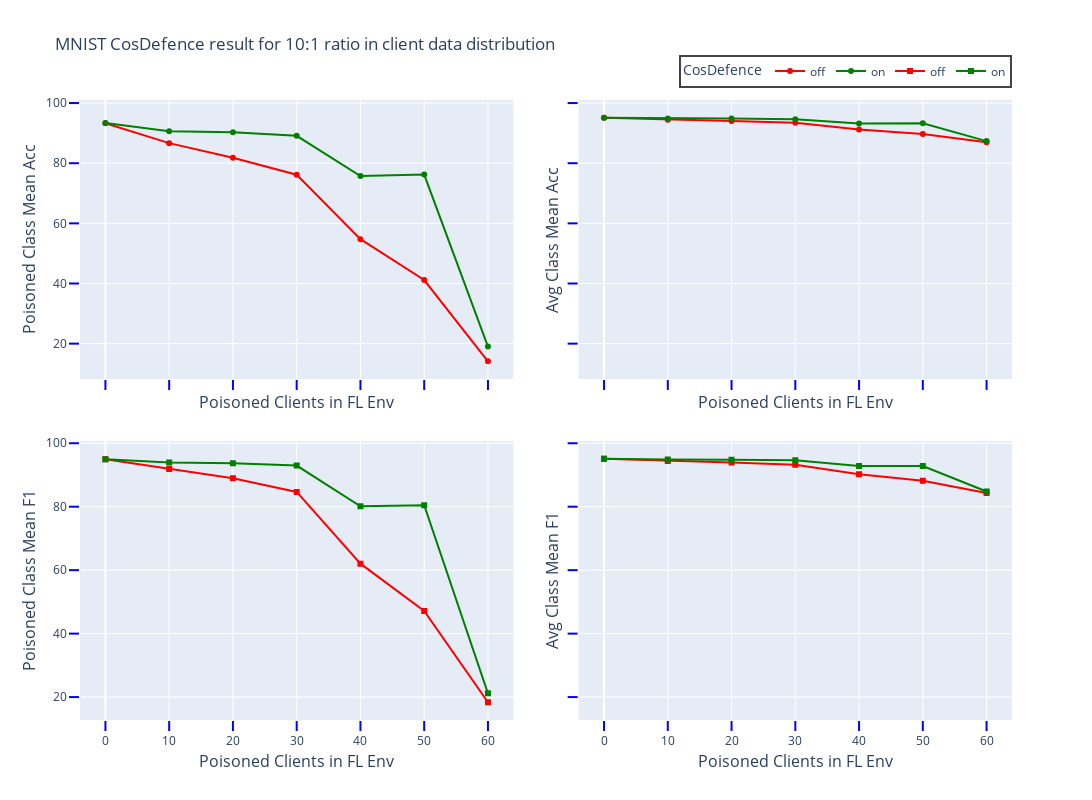

Notebook cell for this chart:
### Markdown cell above
## Ratio 10:1 results

### Code cell
summary_file = 'mnist_r10_results.json'
res_fig_name = summary_file[:-5]
result_data = get_data(json_folder + summary_file)
fig = gen_acc_f1_plot("MNIST CosDefence result for 10:1 ratio in client data distribution", result_data, res_fig_name, save_html=False)
fig.show()

### Figure 1 — Plotly figure (JSON) as saved in the notebook; plotly's stock layout.template omitted (floating-point values rounded to 4 significant figures)
{"data": [{"mode": "lines+markers", "name": "off", "type": "scatter", "x": [0, 10, 20, 30, 40, 50, 60], "xaxis": "x", "y": [93.27, 86.67, 81.84, 76.19, 54.73, 41.16, 14.13], "yaxis": "y"}, {"mode": "lines+markers", "name": "on", "type": "scatter", "x": [0, 10, 20, 30, 40, 50, 60], "xaxis": "x", "y": [93.39, 90.6, 90.32, 89.1, 75.74, 76.21, 19.02], "yaxis": "y"}, {"mode": "lines+markers", "showlegend": false, "type": "scatter", "x": [0, 10, 20, 30, 40, 50, 60], "xaxis": "x2", "y": [95.13, 94.45, 94.0, 93.43, 91.18, 89.74, 86.95], "yaxis": "y2"}, {"mode": "lines+markers", "showlegend": false, "type": "scatter", "x": [0, 10, 20, 30, 40, 50, 60], "xaxis": "x2", "y": [95.1, 94.85, 94.84, 94.63, 93.23, 93.27, 87.35], "yaxis": "y2"}, {"marker": {"symbol": "square"}, "mode": "lines+markers", "name": "off", "type": "scatter", "x": [0, 10, 20, 30, 40, 50, 60], "xaxis": "x3", "y": [94.98, 91.88, 88.97, 84.65, 62.04, 47.14, 18.35], "yaxis": "y3"}, {"marker": {"symbol": "square"}, "mode": "lines+markers", "name": "on", "type": "scatter", "x": [0, 10, 20, 30, 40, 50, 60], "xaxis": "x3", "y": [94.95, 93.95, 93.7, 92.95, 80.13, 80.46, 21.17], "yaxis": "y3"}, {"marker": {"symbol": "square"}, "mode": "lines+markers", "showlegend": false, "type": "scatter", "x": [0, 10, 20, 30, 40, 50, 60], "xaxis": "x4", "y": [95.13, 94.42, 93.93, 93.25, 90.19, 88.2, 84.34], "yaxis": "y4"}, {"marker": {"symbol": "square"}, "mode": "lines+markers", "showlegend": false, "type": "scatter", "x": [0, 10, 20, 30, 40, 50, 60], "xaxis": "x4", "y": [95.1, 94.84, 94.83, 94.62, 92.8, 92.83, 84.79], "yaxis": "y4"}], "layout": {"colorway": ["red", "green", "red", "green", "red", "green", "red", "green"], "height": 800, "legend": {"borderwidth": 2, "font": {"size": 12}, "orientation": "h", "title": {"text": "CosDefence"}, "x": 1, "xanchor": "right", "y": 1.02, "yanchor": "bottom"}, "title": {"text": "MNIST CosDefence result for 10:1 ratio in client data distribution"}, "width": 1200, "xaxis": {"anchor": "y", "domain": [0, 0.465], "dtick": 10, "matches": "x3", "showticklabels": false, "tick0": 0, "tickcolor": "blue", "ticklen": 10, "ticks": "outside", "tickwidth": 2, "title": {"font": {"size": 16}, "standoff": 7, "text": "Poisoned Clients in FL Env"}}, "xaxis2": {"anchor": "y2", "domain": [0.535, 1.0], "dtick": 10, "matches": "x4", "showticklabels": false, "tick0": 0, "tickcolor": "blue", "ticklen": 10, "ticks": "outside", "tickwidth": 2, "title": {"font": {"size": 16}, "standoff": 7, "text": "Poisoned Clients in FL Env"}}, "xaxis3": {"anchor": "y3", "domain": [0, 0.465], "dtick": 10, "tick0": 0, "tickcolor": "blue", "ticklen": 10, "ticks": "outside", "tickwidth": 2, "title": {"font": {"size": 16}, "standoff": 7, "text": "Poisoned Clients in FL Env"}}, "xaxis4": {"anchor": "y4", "domain": [0.535, 1.0], "dtick": 10, "tick0": 0, "tickcolor": "blue", "ticklen": 10, "ticks": "outside", "tickwidth": 2, "title": {"font": {"size": 16}, "standoff": 7, "text": "Poisoned Clients in FL Env"}}, "yaxis": {"anchor": "x", "domain": [0.55, 1], "dtick": 20, "tick0": 0, "tickcolor": "blue", "ticklen": 10, "ticks": "outside", "tickwidth": 2, "title": {"font": {"size": 16}, "standoff": 5, "text": "Poisoned Class Mean Acc"}}, "yaxis2": {"anchor": "x2", "domain": [0.55, 1], "dtick": 20, "matches": "y", "showticklabels": false, "tick0": 0, "tickcolor": "blue", "ticklen": 10, "ticks": "outside", "tickwidth": 2, "title": {"font": {"size": 16}, "standoff": 5, "text": "Avg Class Mean Acc"}}, "yaxis3": {"anchor": "x3", "domain": [0, 0.45], "dtick": 20, "tick0": 0, "tickcolor": "blue", "ticklen": 10, "ticks": "outside", "tickwidth": 2, "title": {"font": {"size": 16}, "standoff": 5, "text": "Poisoned Class Mean F1"}}, "yaxis4": {"anchor": "x4", "domain": [0, 0.45], "dtick": 20, "matches": "y3", "showticklabels": false, "tick0": 0, "tickcolor": "blue", "ticklen": 10, "ticks": "outside", "tickwidth": 2, "title": {"font": {"size": 16}, "standoff": 5, "text": "Avg Class Mean F1"}}}}
